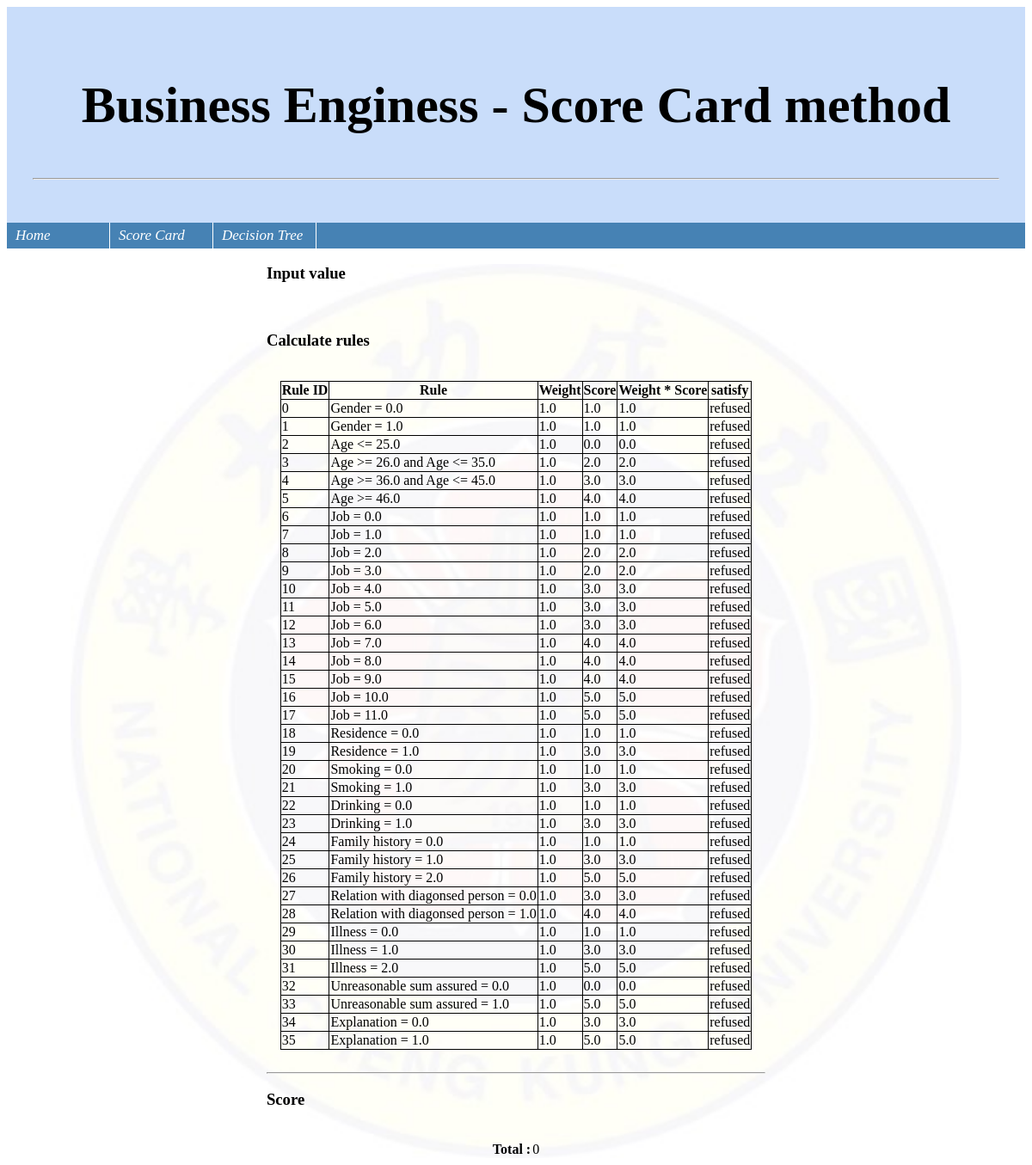
Page /ScoreCard/Case 2 計分卡/ on the committed database.
### system/models.py (models this page shows, shortened)
class ScoreCardPool(models.Model):
    fkey = models.ForeignKey(
        'ScoreCardLibrary', on_delete=models.CASCADE)
    rule = models.TextField(help_text='Rule', null=True)
    weight = models.FloatField(
        default='1',
        help_text='Weight',
    )
    score = models.FloatField(
        default='1',
        help_text='Score',
    )
    description = models.TextField(help_text='Description', null=True)

### system/views.py (the view)
# urls.py: path("ScoreCard/<id>/", views.ScoreCardView, name="ScoreCardView"),
def ScoreCardView(request, id):
    varmap = {"35": 0, "36": 40, "37": 14, "38": 1, "39": 1, "40": -1, "41": 1005, "42": 2, "43": 2, "44": 2, "45": 52, "46": 1, "47": 1,
              "48": 0, "49": 4, "50": 0, "51": 4, "52": 4, "53": 2, "54": 588, "55": 0, "56": 48, "57": 10, "58": 1, "59": 1, "60": 0, "61": 2, "62": 1, "63": 1, "64": 0, "65": 1}
    varmap, _ = value_transform(varmap)
    rules = ScoreCardPool.objects.filter(fkey__name=id).all()
    rulelist = [(Rule(rule.rule), rule.score * rule.weight)
                for rule in rules]
    engine = SCEngine.SCE()
    engine.defrule(rulelist)
    engine.assign(varmap)
    score, satisfy = engine.run()
    kmap, vardata = value_transform(engine.info().varmap)
    ruleresult = []
    for i, rule in enumerate(rules):
        line = {}
        line["Rule"] = i
        line["Ruleinfo"] = f"{Rule(rule.rule).ToString():<50}"
        line["w"] = rule.weight
        line["s"] = rule.score
        line["wxs"] = rule.score*rule.weight
        line["satisfy"] = "fired" if satisfy[i] else "refused"
        ruleresult.append(line)
    SCid = ScoreCardLibrary.objects.all()
    scid_list = {i: rule.name for i, rule in enumerate(SCid)}
    lib = DecisionTreeLibrary.objects.all()
    dtid_list = {i: rule.name for i, rule in enumerate(lib)}
    context = {
        'obj': vardata,
        'rules': ruleresult,
        'total': score,
        "scid": scid_list,
        "dtid": dtid_list
    }
    return render(request, 'ScoreCard.html', context)

### system/InferenceEngine/SCEngine.py (called while the page is built)
    def assign(self, name_value_map):
        if not self.setrule:
            raise NameError('rule must be set before assign variable')
        if name_value_map is not None:
            for x, y in name_value_map.items():
                template = self.env.find_template('urule')
                template.assert_fact(name=x, value=y)
                self.varmap |= {x: y}

    def defrule(self, rules):
        self.setrule = True
        for rule, score in rules:
            rstr = f'''
            (defrule Rule{self.rule_ctr}
            (declare (salience {self.salience}))'''
            for x in rule.GetRaw():
                rstr += f'''
                (urule (name "{x.ID()}")(value ?{x.ID()}))
                '''
                self.varmap |= {x.ID(): None}
                self.typemap |= {x.ID(): x.datatype}
            rstr += f'''
            (test {rule.Prefix()})
            =>
            (addscore {score})
            (is_satisfy {self.rule_ctr})
            )
            '''
            self.env.build(rstr)
            self.rule_ctr = self.rule_ctr + 1
            self.salience = self.salience - 1
            self.satisfy.append(False)

    def info(self):
        return SimpleNamespace(varmap=self.varmap)

    def run(self) -> float:
        unassign_map = dict()
        value_cast = {'b': lambda: False,
                      'F': lambda: 0.0, 'I': lambda: 0}
        for x, y in self.varmap.items():
            if y is None:
                unassign_map |= {x: value_cast[self.typemap[x]]()}
        self.assign(unassign_map)
        self.env.run()
        return self.total, self.satisfy

### system/models.py (called while the page is built)
    def ID(self):
        return f"r{self.variable}"

    def Prefix(self):
        obj = VariablePool.objects.filter(pk=self.variable)
        if obj.exists:
            value_cast = {'b': lambda x: "TRUE" if str(x).lower() not in ("0", "false") else "FALSE",
                          'F': lambda x: float(x), 'I': lambda x: float(x)}
            rvalue = value_cast[self.datatype](self.value)
            OPERATOR_CAST = {
                'b': '>',
                'e': 'eq',
                's': '<',
                'a': '>=',
                'p': '<=',
            }
            return f"({OPERATOR_CAST[self.operator]} ?{self.ID()} {str(rvalue)})"
        else:
            return "miss variable"

    def Add(self, urule):
        self.rlist.append(urule)

    def GetRaw(self):
        return self.rlist

### system/templates/ScoreCard.html (shortened to what this page needs)
{% load static %}
<!DOCTYPE html>
<html>
<head>
    <link rel="stylesheet" href="{% static 'SCexample.css' %}" />
</head>
<body>
    <div class="header">
        <h2>Business Enginess - Score Card method</h2>
        <hr/>
    </div>
    <div class="menu-bar">
        <ul>
            <li>
                <a href="{% url 'home' %}">Home</a>
            </li>
            <li>
                <a >Score Card</a>
            </li>
            <li>
                <a >Decision Tree</a>
            </li>
        </ul>
    </div>
    <div class="content" style="background-image: url({% static 'ncku-logo2.jpg' %});background-size:contain ; background-position:center;background-repeat: no-repeat;  ">
        <div class="content left">
            <div class="content left var">
                <h3><b>Input value</b></h3>
                <br/>
            </div>
            <div class="content left rule">
                <h3><b>Calculate rules</b></h3>
                <br/>
                <table>
                    <th>Rule ID</th>
                    <th>Rule</th>
                    <th>Weight</th>
                    <th>Score</th>
                    <th>Weight * Score</th>
                    <th>satisfy</th>
                    {% for rule in rules %}
                    <tr>
                        <td>{{rule.Rule}}</td>
                        <td>{{rule.Ruleinfo}}</td>
                        <td>{{rule.w}}</td>
                        <td>{{rule.s}}</td>
                        <td>{{rule.wxs}}</td>
                        <td>{{rule.satisfy}}</td>
                    </tr>
                    {% endfor %}
                </table>
                <br/>
                <hr/>
            </div>
            <div class="content left score">
                <h3><b>Score</b></h3>
                <br/>
                <table style="border: 0px;">
                    <tr style="border: 0px;">
                        <td style="border: 0px;"><b>Total : </b></td>
                        <td style="border: 0px;">{{total}}</td>
                    </tr>
                </table>
            </div>
        </div>
    </div>
</body>
</html>

### system/static/SCexample.css (style rules this page uses)
.header { background-color: #c9ddfa; padding: 30px; text-align: center; font-size: 40px; height: fit-content; }
div.menu-bar { position: relative; margin: 0; padding: 0; height: 30px; width: 100%; }
div.menu-bar ul { margin: 0; padding: 0; position: absolute; height: 100%; width: 100%; list-style-type: none; background-color: SteelBlue; overflow: visible; }
div.menu-bar ul li { display: block; float: left; height: auto; width: 120px; }
div.menu-bar li>span, div.menu-bar li>a, div.menu-bar li>a:link, div.menu-bar li>a:visited, div.menu-bar li>a:active { display: block; padding: 0 0 0 10px; height: 100%; width: 109px; border-right: 1px #ffffff solid; line-height: 30px; font-family: times, serif; font-size: 17px; font-style: italic; text-decoration: none; background-color: SteelBlue; color: #ffffff; cursor: pointer; }
.content.left { margin-left: 15%; margin-right: 15%; }
table { overflow-x: auto; border: 2px; margin-left: auto; margin-right: auto; width: auto; border-collapse: collapse; border: 1px solid black; }
tr td { border: 1px solid black; padding: 1px; }
th { border: 1px solid black; }

### rows in the picture
ScoreCardPool: w "1.0", s "1.0"
ScoreCardPool: w "1.0", s "1.0"
ScoreCardPool: w "1.0", s "0.0"
ScoreCardPool: w "1.0", s "2.0"
ScoreCardPool: w "1.0", s "3.0"
ScoreCardPool: w "1.0", s "4.0"
ScoreCardPool: w "1.0", s "1.0"
ScoreCardPool: w "1.0", s "1.0"
ScoreCardPool: w "1.0", s "2.0"
ScoreCardPool: w "1.0", s "2.0"
ScoreCardPool: w "1.0", s "3.0"
ScoreCardPool: w "1.0", s "3.0"
ScoreCardPool: w "1.0", s "3.0"
ScoreCardPool: w "1.0", s "4.0"
ScoreCardPool: w "1.0", s "4.0"
ScoreCardPool: w "1.0", s "4.0"
ScoreCardPool: w "1.0", s "5.0"
ScoreCardPool: w "1.0", s "5.0"
ScoreCardPool: w "1.0", s "1.0"
ScoreCardPool: w "1.0", s "3.0"
ScoreCardPool: w "1.0", s "1.0"
ScoreCardPool: w "1.0", s "3.0"
ScoreCardPool: w "1.0", s "1.0"
ScoreCardPool: w "1.0", s "3.0"
ScoreCardPool: w "1.0", s "1.0"
ScoreCardPool: w "1.0", s "3.0"
ScoreCardPool: w "1.0", s "5.0"
ScoreCardPool: w "1.0", s "3.0"
ScoreCardPool: w "1.0", s "4.0"
ScoreCardPool: w "1.0", s "1.0"
ScoreCardPool: w "1.0", s "3.0"
ScoreCardPool: w "1.0", s "5.0"
ScoreCardPool: w "1.0", s "0.0"
ScoreCardPool: w "1.0", s "5.0"
ScoreCardPool: w "1.0", s "3.0"
ScoreCardPool: w "1.0", s "5.0"

### other values in the picture
{{ rule.Rule }} "0" "1" "2" "3" "4" "5" "6" "7" "8" "9" "10" "11" "12" "13" "14" "15" "16" "17" "18" "19" "20" "21" "22" "23" "24" "25" "26" "27" "28" "29" "30" "31" "32" "33" "34" "35"
{{ rule.Ruleinfo }} "Gender = 0.0" "Gender = 1.0" "Age <= 25.0" "Age >= 26.0 and Age <= 35.0" "Age >= 36.0 and Age <= 45.0" "Age >= 46.0" "Job = 0.0" "Job = 1.0" "Job = 2.0" "Job = 3.0" "Job = 4.0" "Job = 5.0" "Job = 6.0" "Job = 7.0" "Job = 8.0" "Job = 9.0" "Job = 10.0" "Job = 11.0" "Residence = 0.0" "Residence = 1.0" "Smoking = 0.0" "Smoking = 1.0" "Drinking = 0.0" "Drinking = 1.0" "Family history = 0.0" "Family history = 1.0" "Family history = 2.0" "Relation with diagonsed person = 0.0" "Relation with diagonsed person = 1.0" "Illness = 0.0" "Illness = 1.0" "Illness = 2.0" "Unreasonable sum assured = 0.0" "Unreasonable sum assured = 1.0" "Explanation = 0.0" "Explanation = 1.0"
{{ rule.wxs }} "1.0" "1.0" "0.0" "2.0" "3.0" "4.0" "1.0" "1.0" "2.0" "2.0" "3.0" "3.0" "3.0" "4.0" "4.0" "4.0" "5.0" "5.0" "1.0" "3.0" "1.0" "3.0" "1.0" "3.0" "1.0" "3.0" "5.0" "3.0" "4.0" "1.0" "3.0" "5.0" "0.0" "5.0" "3.0" "5.0"
{{ rule.satisfy }} "refused" "refused" "refused" "refused" "refused" "refused" "refused" "refused" "refused" "refused" "refused" "refused" "refused" "refused" "refused" "refused" "refused" "refused" "refused" "refused" "refused" "refused" "refused" "refused" "refused" "refused" "refused" "refused" "refused" "refused" "refused" "refused" "refused" "refused" "refused" "refused"
{{ total }} "0"
